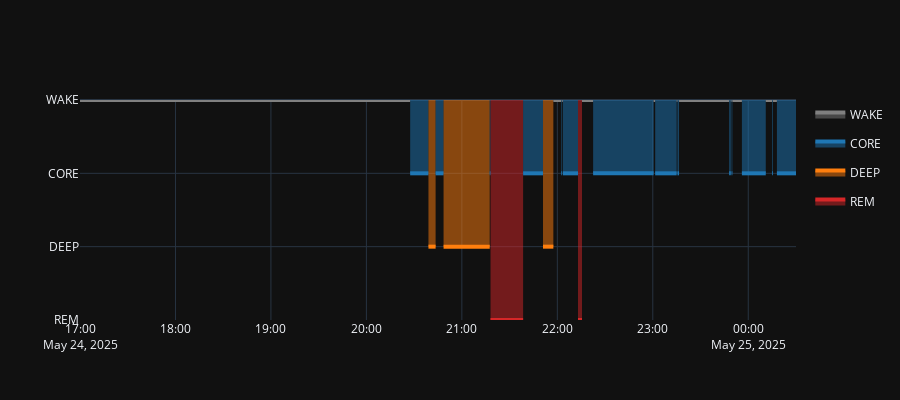

Notebook source saved alongside this figure:
### Code cell
fig = go.Figure()
sleep_bounds = np.concatenate(([0], np.diff(y_pred).nonzero()[0]+1))
legend_groups = set()
for i in range(1, len(sleep_bounds)):
    start = sleep_bounds[i-1]
    stop = sleep_bounds[i]
    label = y_pred[start]
    name = class_names[label]
    color = class_colors.get(label, None)

    fig.add_trace(go.Scatter(
        x=[ts[start], ts[stop]],
        y=[label, label],
        mode='lines',
        line_shape='hv',
        name=name,
        legendgroup=name,
        showlegend=name not in legend_groups,
        line_color=color,
        line_width=4,
        fill='tozeroy',
        opacity=0.7,
    ))
    # fig.add_shape(type="rect", x0=ts[start], y0=0, x1=ts[stop], y1=label, legendgroup=name, showlegend=False, opacity=0.5, fillcolor=color, line_width=2, line_color=color)
    # END IF
    legend_groups.add(name)
# END FOR
# sleep_bounds = np.concatenate(([0], np.diff(y_pred).nonzero()[0]+1))
# for i in range(1, len(sleep_bounds)):
#     start = sleep_bounds[i-1]
#     stop = sleep_bounds[i]
#     color = class_colors.get(y_pred[start], None)
#     if color:
#         fig.add_shape(type="rect", x0=start, y0=-0.25, x1=stop, y1=1.0,  opacity=0.5, fillcolor=color, line_width=2, line_color=color)
# # END FOR
fig.update_yaxes(autorange=False, range=[max(sleep_classes), min(sleep_classes)], ticktext=class_names, tickvals=list(range(len(class_names))))
fig.update_layout(template=plotly_template, height=400)
fig.show()

### Figure 1 — Plotly figure (JSON) as saved in the notebook; plotly's stock layout.template omitted (floating-point values rounded to 4 significant figures)
{"data": [{"fill": "tozeroy", "legendgroup": "WAKE", "line": {"color": "gray", "shape": "hv", "width": 4}, "mode": "lines", "name": "WAKE", "opacity": 0.7, "showlegend": true, "type": "scatter", "x": ["2025-05-24T17:00:00", "2025-05-24T20:27:30"], "y": [0, 0]}, {"fill": "tozeroy", "legendgroup": "CORE", "line": {"color": "#1f77b4", "shape": "hv", "width": 4}, "mode": "lines", "name": "CORE", "opacity": 0.7, "showlegend": true, "type": "scatter", "x": ["2025-05-24T20:27:30", "2025-05-24T20:39:00"], "y": [1, 1]}, {"fill": "tozeroy", "legendgroup": "DEEP", "line": {"color": "#ff7f0e", "shape": "hv", "width": 4}, "mode": "lines", "name": "DEEP", "opacity": 0.7, "showlegend": true, "type": "scatter", "x": ["2025-05-24T20:39:00", "2025-05-24T20:43:30"], "y": [2, 2]}, {"fill": "tozeroy", "legendgroup": "CORE", "line": {"color": "#1f77b4", "shape": "hv", "width": 4}, "mode": "lines", "name": "CORE", "opacity": 0.7, "showlegend": false, "type": "scatter", "x": ["2025-05-24T20:43:30", "2025-05-24T20:48:30"], "y": [1, 1]}, {"fill": "tozeroy", "legendgroup": "DEEP", "line": {"color": "#ff7f0e", "shape": "hv", "width": 4}, "mode": "lines", "name": "DEEP", "opacity": 0.7, "showlegend": false, "type": "scatter", "x": ["2025-05-24T20:48:30", "2025-05-24T21:17:30"], "y": [2, 2]}, {"fill": "tozeroy", "legendgroup": "CORE", "line": {"color": "#1f77b4", "shape": "hv", "width": 4}, "mode": "lines", "name": "CORE", "opacity": 0.7, "showlegend": false, "type": "scatter", "x": ["2025-05-24T21:17:30", "2025-05-24T21:18:00"], "y": [1, 1]}, {"fill": "tozeroy", "legendgroup": "REM", "line": {"color": "#d62728", "shape": "hv", "width": 4}, "mode": "lines", "name": "REM", "opacity": 0.7, "showlegend": true, "type": "scatter", "x": ["2025-05-24T21:18:00", "2025-05-24T21:38:30"], "y": [3, 3]}, {"fill": "tozeroy", "legendgroup": "CORE", "line": {"color": "#1f77b4", "shape": "hv", "width": 4}, "mode": "lines", "name": "CORE", "opacity": 0.7, "showlegend": false, "type": "scatter", "x": ["2025-05-24T21:38:30", "2025-05-24T21:51:00"], "y": [1, 1]}, {"fill": "tozeroy", "legendgroup": "DEEP", "line": {"color": "#ff7f0e", "shape": "hv", "width": 4}, "mode": "lines", "name": "DEEP", "opacity": 0.7, "showlegend": false, "type": "scatter", "x": ["2025-05-24T21:51:00", "2025-05-24T21:57:30"], "y": [2, 2]}, {"fill": "tozeroy", "legendgroup": "WAKE", "line": {"color": "gray", "shape": "hv", "width": 4}, "mode": "lines", "name": "WAKE", "opacity": 0.7, "showlegend": false, "type": "scatter", "x": ["2025-05-24T21:57:30", "2025-05-24T22:02:30"], "y": [0, 0]}, {"fill": "tozeroy", "legendgroup": "CORE", "line": {"color": "#1f77b4", "shape": "hv", "width": 4}, "mode": "lines", "name": "CORE", "opacity": 0.7, "showlegend": false, "type": "scatter", "x": ["2025-05-24T22:02:30", "2025-05-24T22:03:00"], "y": [1, 1]}, {"fill": "tozeroy", "legendgroup": "WAKE", "line": {"color": "gray", "shape": "hv", "width": 4}, "mode": "lines", "name": "WAKE", "opacity": 0.7, "showlegend": false, "type": "scatter", "x": ["2025-05-24T22:03:00", "2025-05-24T22:03:30"], "y": [0, 0]}, {"fill": "tozeroy", "legendgroup": "CORE", "line": {"color": "#1f77b4", "shape": "hv", "width": 4}, "mode": "lines", "name": "CORE", "opacity": 0.7, "showlegend": false, "type": "scatter", "x": ["2025-05-24T22:03:30", "2025-05-24T22:13:00"], "y": [1, 1]}, {"fill": "tozeroy", "legendgroup": "REM", "line": {"color": "#d62728", "shape": "hv", "width": 4}, "mode": "lines", "name": "REM", "opacity": 0.7, "showlegend": false, "type": "scatter", "x": ["2025-05-24T22:13:00", "2025-05-24T22:15:30"], "y": [3, 3]}, {"fill": "tozeroy", "legendgroup": "WAKE", "line": {"color": "gray", "shape": "hv", "width": 4}, "mode": "lines", "name": "WAKE", "opacity": 0.7, "showlegend": false, "type": "scatter", "x": ["2025-05-24T22:15:30", "2025-05-24T22:22:30"], "y": [0, 0]}, {"fill": "tozeroy", "legendgroup": "CORE", "line": {"color": "#1f77b4", "shape": "hv", "width": 4}, "mode": "lines", "name": "CORE", "opacity": 0.7, "showlegend": false, "type": "scatter", "x": ["2025-05-24T22:22:30", "2025-05-24T23:00:30"], "y": [1, 1]}, {"fill": "tozeroy", "legendgroup": "WAKE", "line": {"color": "gray", "shape": "hv", "width": 4}, "mode": "lines", "name": "WAKE", "opacity": 0.7, "showlegend": false, "type": "scatter", "x": ["2025-05-24T23:00:30", "2025-05-24T23:01:30"], "y": [0, 0]}, {"fill": "tozeroy", "legendgroup": "CORE", "line": {"color": "#1f77b4", "shape": "hv", "width": 4}, "mode": "lines", "name": "CORE", "opacity": 0.7, "showlegend": false, "type": "scatter", "x": ["2025-05-24T23:01:30", "2025-05-24T23:15:00"], "y": [1, 1]}, {"fill": "tozeroy", "legendgroup": "WAKE", "line": {"color": "gray", "shape": "hv", "width": 4}, "mode": "lines", "name": "WAKE", "opacity": 0.7, "showlegend": false, "type": "scatter", "x": ["2025-05-24T23:15:00", "2025-05-24T23:15:30"], "y": [0, 0]}, {"fill": "tozeroy", "legendgroup": "CORE", "line": {"color": "#1f77b4", "shape": "hv", "width": 4}, "mode": "lines", "name": "CORE", "opacity": 0.7, "showlegend": false, "type": "scatter", "x": ["2025-05-24T23:15:30", "2025-05-24T23:16:30"], "y": [1, 1]}, {"fill": "tozeroy", "legendgroup": "WAKE", "line": {"color": "gray", "shape": "hv", "width": 4}, "mode": "lines", "name": "WAKE", "opacity": 0.7, "showlegend": false, "type": "scatter", "x": ["2025-05-24T23:16:30", "2025-05-24T23:48:00"], "y": [0, 0]}, {"fill": "tozeroy", "legendgroup": "CORE", "line": {"color": "#1f77b4", "shape": "hv", "width": 4}, "mode": "lines", "name": "CORE", "opacity": 0.7, "showlegend": false, "type": "scatter", "x": ["2025-05-24T23:48:00", "2025-05-24T23:49:00"], "y": [1, 1]}, {"fill": "tozeroy", "legendgroup": "WAKE", "line": {"color": "gray", "shape": "hv", "width": 4}, "mode": "lines", "name": "WAKE", "opacity": 0.7, "showlegend": false, "type": "scatter", "x": ["2025-05-24T23:49:00", "2025-05-24T23:49:30"], "y": [0, 0]}, {"fill": "tozeroy", "legendgroup": "CORE", "line": {"color": "#1f77b4", "shape": "hv", "width": 4}, "mode": "lines", "name": "CORE", "opacity": 0.7, "showlegend": false, "type": "scatter", "x": ["2025-05-24T23:49:30", "2025-05-24T23:50:00"], "y": [1, 1]}, {"fill": "tozeroy", "legendgroup": "WAKE", "line": {"color": "gray", "shape": "hv", "width": 4}, "mode": "lines", "name": "WAKE", "opacity": 0.7, "showlegend": false, "type": "scatter", "x": ["2025-05-24T23:50:00", "2025-05-24T23:56:00"], "y": [0, 0]}, {"fill": "tozeroy", "legendgroup": "CORE", "line": {"color": "#1f77b4", "shape": "hv", "width": 4}, "mode": "lines", "name": "CORE", "opacity": 0.7, "showlegend": false, "type": "scatter", "x": ["2025-05-24T23:56:00", "2025-05-25T00:11:00"], "y": [1, 1]}, {"fill": "tozeroy", "legendgroup": "WAKE", "line": {"color": "gray", "shape": "hv", "width": 4}, "mode": "lines", "name": "WAKE", "opacity": 0.7, "showlegend": false, "type": "scatter", "x": ["2025-05-25T00:11:00", "2025-05-25T00:15:00"], "y": [0, 0]}, {"fill": "tozeroy", "legendgroup": "CORE", "line": {"color": "#1f77b4", "shape": "hv", "width": 4}, "mode": "lines", "name": "CORE", "opacity": 0.7, "showlegend": false, "type": "scatter", "x": ["2025-05-25T00:15:00", "2025-05-25T00:15:30"], "y": [1, 1]}, {"fill": "tozeroy", "legendgroup": "WAKE", "line": {"color": "gray", "shape": "hv", "width": 4}, "mode": "lines", "name": "WAKE", "opacity": 0.7, "showlegend": false, "type": "scatter", "x": ["2025-05-25T00:15:30", "2025-05-25T00:18:00"], "y": [0, 0]}, {"fill": "tozeroy", "legendgroup": "CORE", "line": {"color": "#1f77b4", "shape": "hv", "width": 4}, "mode": "lines", "name": "CORE", "opacity": 0.7, "showlegend": false, "type": "scatter", "x": ["2025-05-25T00:18:00", "2025-05-25T00:30:00"], "y": [1, 1]}], "layout": {"height": 400, "yaxis": {"autorange": false, "range": [3, 0], "ticktext": ["WAKE", "CORE", "DEEP", "REM"], "tickvals": [0, 1, 2, 3]}}}
